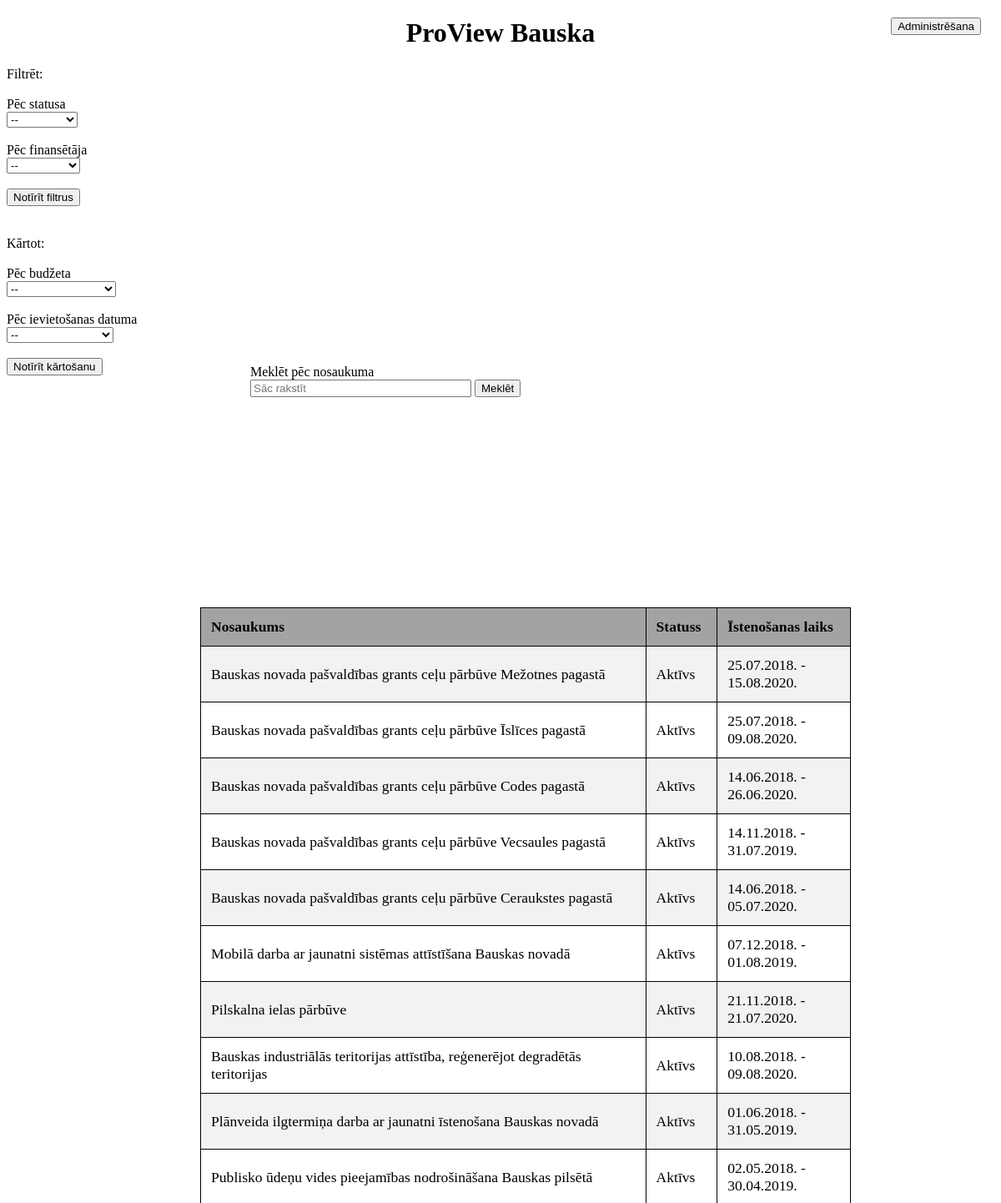
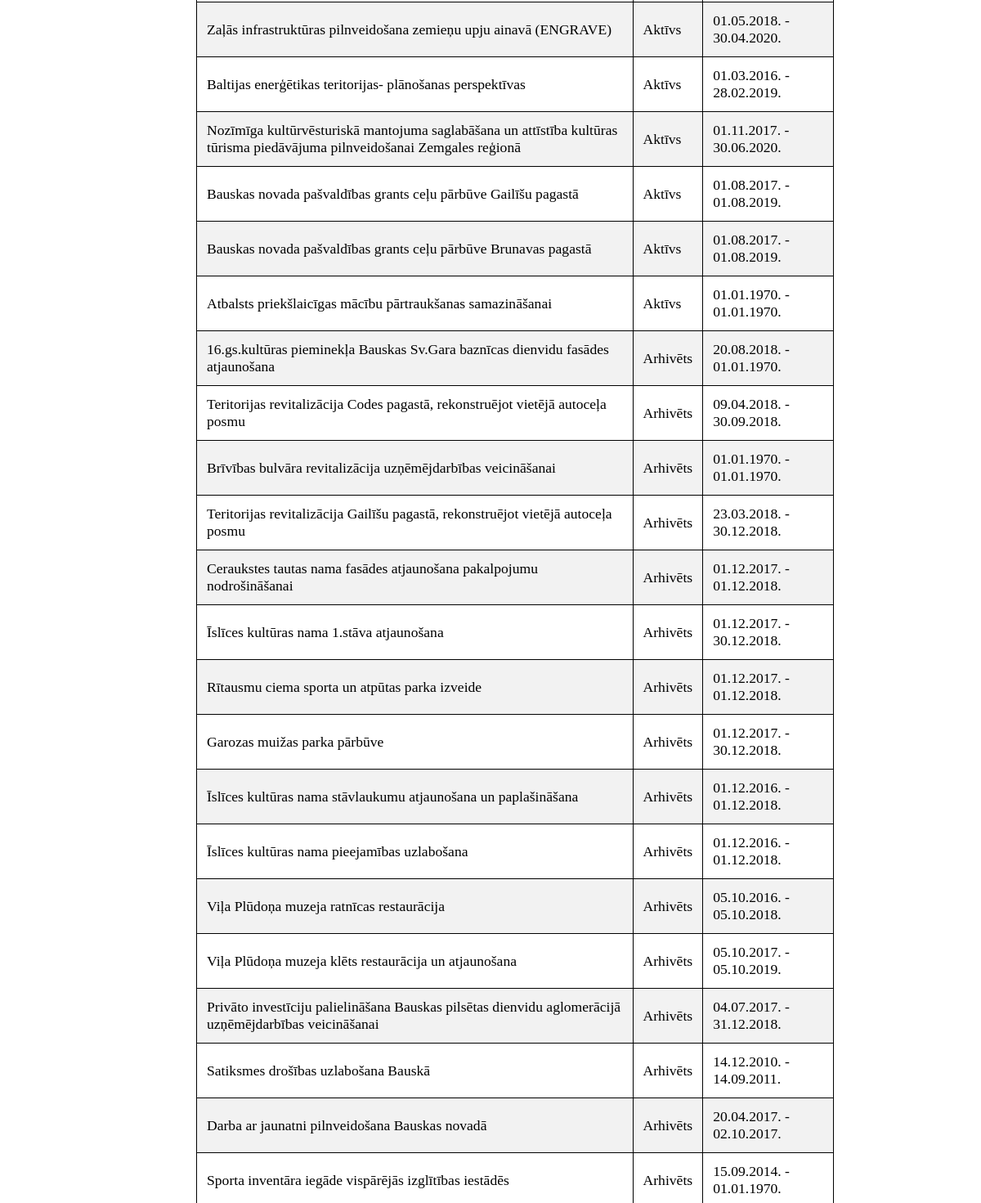
The page / on the database its author committed (2 pictures, top to bottom).
### tables this page shows
CREATE TABLE IF NOT EXISTS `projekti` (
  `ID` int(11) NOT NULL AUTO_INCREMENT,
  `Name` text NOT NULL,
  `Financer` text NOT NULL,
  `Status` text NOT NULL,
  `Number` text,
  `SAM` text,
  `Budget` bigint(11) DEFAULT NULL,
  `Purpose` text,
  `Activities` text,
  `StartDate` date DEFAULT NULL,
  `FinishDate` date DEFAULT NULL,
  `CoordinatorName` text,
  `CoordinatorContacts` text,
  `BudgetSpent` bigint(11) DEFAULT '0',
  `Entry` datetime NOT NULL DEFAULT CURRENT_TIMESTAMP,
  PRIMARY KEY (`ID`),
  KEY `ID` (`ID`)
);

### functions/function.php (called while the page is built, shortened)
<?php
  require_once "connect.php";
  function getProjects($id) {
    global $mysqli;
    if($id){
      $query = "SELECT * FROM projekti WHERE ID = ".$id;
    } else {
      $query = "SELECT * FROM projekti";
    }
    $result = mysqli_query($mysqli, $query);
    if(!$id){
      return resultToArray($result);
    }else{
      return mysqli_fetch_assoc($result);
    };
  };
  function resultToArray($result){
    $array = array();
    while ($row = mysqli_fetch_assoc($result)) {
      $array[] = $row;
    };
    return $array;
  }
 ?>

### index.php (the view, shortened to what this page needs)
<!DOCTYPE html>
<html>
    <head>
      <?php
        require_once "functions/function.php";
        $projects = getProjects("");
       ?>
    </head>
    <body>
        <button id="admin-button" data-href="/admin.php">Administrēšana</button>
        <h1 style="text-align:center;">ProView Bauska</h1>
        <form method="post" class="filter-field"  id="filtering">
          Filtrēt: <br> <br>
          Pēc statusa <br>
          <select size="1" name="status" onchange="filtersubmit()">
              <option value='' selected>--</option>
          </select>
          <br><br>Pēc finansētāja <br>
          <select size="1" name="financer" onchange="filtersubmit()">
              <option value='' selected>--</option>
          </select>
        </form>
        <br>
        <form method="post" class="filter-field">
          <input type="submit" value="Notīrīt filtrus">
        </form>
        <form method="post" class="search-field">
              Meklēt pēc nosaukuma<br>
              <input type="text" size="30" placeholder="Sāc rakstīt" name="search" value="<?php echo isset($_POST['search']) ? $_POST['search'] : '' ?>" maxlength="65534">
              <input type="submit" value="Meklēt">
        </form>
        <br>
        <form method="post" class="sort-field"  id="sorting">
            <br>Kārtot:<br><br>
            Pēc budžeta<br>
            <select size="1" name="budgetsort" onchange="sortsubmit()">
              <option value='' selected>--</option>
            </select>
            <br><br>
            Pēc ievietošanas datuma<br>
            <select size="1" name="entrysort" onchange="sortsubmit()">
              <option value='' selected>--</option>
            </select>
        </form>
        <br>
                <form method="post" class="sort-field">
          <input type="submit" value="Notīrīt kārtošanu">
        </form>
        <br>
        <table class="project-table" align="center">
        <tr class="header">
                <th>Nosaukums</th>
                <th>Statuss</th>
                <th>Īstenošanas laiks</th>
            </tr>
        <?php
          for ($i = 0; $i<count($projects); $i++){
            echo "<tr class='entry' data-href='/individualAbout.php?id=".$projects[$i]["ID"]."'>";
            echo "<td>", $projects[$i]["Name"], "</td>";
            echo "<td>".$projects[$i]["Status"]."</td>";
            echo "<td>".date("d.m.Y.", strtotime($projects[$i]["StartDate"])), " - ", date("d.m.Y.", strtotime($projects[$i]["FinishDate"])),"</td>";
            echo "</tr>";
          };
         ?>
         </table>
    </body>
</html>

### index.php (style rules this page uses)
.project-table { position: absolute; border-collapse: collapse; border: 1px solid black; width: 65%; font-size: 110%; top: 25%; left: 20%; }
.project-table tr:nth-child(even) { background-color: #f2f2f2; }
.project-table th { padding-top: 12px; padding-bottom: 12px; padding-right: 12px; padding-left: 12px; text-align: left; background-color: #a3a3a3; color: black; border: 1px solid black; }
.project-table td { border: 1px solid black; padding-top: 12px; padding-bottom: 12px; padding-right: 12px; padding-left: 12px; }
[data-href] { cursor: pointer; }
.search-field { position: absolute; left: 25%; top: 15%; }
.filter-field { position: sticky; left: 0%; }
.sort-field { position: sticky; left: 0%; }
#admin-button { position: absolute; right: 2% }

### rows shown on the page
projekti: Name "Bauskas novada pašvaldības grants ceļu pārbūve Mežotnes pagastā", Status "Aktīvs", StartDate "25.07.2018.", FinishDate "15.08.2020."
projekti: Name "Bauskas novada pašvaldības grants ceļu pārbūve Īslīces pagastā", Status "Aktīvs", StartDate "25.07.2018.", FinishDate "09.08.2020."
projekti: Name "Bauskas novada pašvaldības grants ceļu pārbūve Codes pagastā", Status "Aktīvs", StartDate "14.06.2018.", FinishDate "26.06.2020."
projekti: Name "Bauskas novada pašvaldības grants ceļu pārbūve Vecsaules pagastā", Status "Aktīvs", StartDate "14.11.2018.", FinishDate "31.07.2019."
projekti: Name "Bauskas novada pašvaldības grants ceļu pārbūve Ceraukstes pagastā", Status "Aktīvs", StartDate "14.06.2018.", FinishDate "05.07.2020."
projekti: Name "Mobilā darba ar jaunatni sistēmas attīstīšana Bauskas novadā", Status "Aktīvs", StartDate "07.12.2018.", FinishDate "01.08.2019."
projekti: Name "Pilskalna ielas pārbūve", Status "Aktīvs", StartDate "21.11.2018.", FinishDate "21.07.2020."
projekti: Name "Bauskas industriālās teritorijas attīstība, reģenerējot degradētās teritorijas", Status "Aktīvs", StartDate "10.08.2018.", FinishDate "09.08.2020."
projekti: Name "Plānveida ilgtermiņa darba ar jaunatni īstenošana Bauskas novadā", Status "Aktīvs", StartDate "01.06.2018.", FinishDate "31.05.2019."
projekti: Name "Publisko ūdeņu vides pieejamības nodrošināšana Bauskas pilsētā", Status "Aktīvs", StartDate "02.05.2018.", FinishDate "30.04.2019."
projekti: Name "Zaļās infrastruktūras pilnveidošana zemieņu upju ainavā (ENGRAVE)", Status "Aktīvs", StartDate "01.05.2018.", FinishDate "30.04.2020."
projekti: Name "Baltijas enerģētikas teritorijas- plānošanas perspektīvas", Status "Aktīvs", StartDate "01.03.2016.", FinishDate "28.02.2019."
projekti: Name "Nozīmīga kultūrvēsturiskā mantojuma saglabāšana un attīstība kultūras tūrisma piedāvājuma pilnveidošanai Zemgales reģionā", Status "Aktīvs", StartDate "01.11.2017.", FinishDate "30.06.2020."
projekti: Name "Bauskas novada pašvaldības grants ceļu pārbūve Gailīšu pagastā", Status "Aktīvs", StartDate "01.08.2017.", FinishDate "01.08.2019."
projekti: Name "Bauskas novada pašvaldības grants ceļu pārbūve Brunavas pagastā", Status "Aktīvs", StartDate "01.08.2017.", FinishDate "01.08.2019."
projekti: Name "Atbalsts priekšlaicīgas mācību pārtraukšanas samazināšanai", Status "Aktīvs", StartDate "01.01.1970.", FinishDate "01.01.1970."
projekti: Name "16.gs.kultūras pieminekļa Bauskas Sv.Gara baznīcas dienvidu fasādes atjaunošana", Status "Arhivēts", StartDate "20.08.2018.", FinishDate "01.01.1970."
projekti: Name "Teritorijas revitalizācija Codes pagastā, rekonstruējot vietējā autoceļa posmu", Status "Arhivēts", StartDate "09.04.2018.", FinishDate "30.09.2018."
projekti: Name "Brīvības bulvāra revitalizācija uzņēmējdarbības veicināšanai", Status "Arhivēts", StartDate "01.01.1970.", FinishDate "01.01.1970."
projekti: Name "Teritorijas revitalizācija Gailīšu pagastā, rekonstruējot vietējā autoceļa posmu", Status "Arhivēts", StartDate "23.03.2018.", FinishDate "30.12.2018."
projekti: Name "Ceraukstes tautas nama fasādes atjaunošana pakalpojumu nodrošināšanai", Status "Arhivēts", StartDate "01.12.2017.", FinishDate "01.12.2018."
projekti: Name "Īslīces kultūras nama 1.stāva atjaunošana", Status "Arhivēts", StartDate "01.12.2017.", FinishDate "30.12.2018."
projekti: Name "Rītausmu ciema sporta un atpūtas parka izveide", Status "Arhivēts", StartDate "01.12.2017.", FinishDate "01.12.2018."
projekti: Name "Garozas muižas parka pārbūve", Status "Arhivēts", StartDate "01.12.2017.", FinishDate "30.12.2018."
projekti: Name "Īslīces kultūras nama stāvlaukumu atjaunošana un paplašināšana", Status "Arhivēts", StartDate "01.12.2016.", FinishDate "01.12.2018."
projekti: Name "Īslīces kultūras nama pieejamības uzlabošana", Status "Arhivēts", StartDate "01.12.2016.", FinishDate "01.12.2018."
projekti: Name "Viļa Plūdoņa muzeja ratnīcas restaurācija", Status "Arhivēts", StartDate "05.10.2016.", FinishDate "05.10.2018."
projekti: Name "Viļa Plūdoņa muzeja klēts restaurācija un atjaunošana", Status "Arhivēts", StartDate "05.10.2017.", FinishDate "05.10.2019."
projekti: Name "Privāto investīciju palielināšana Bauskas pilsētas dienvidu aglomerācijā uzņēmējdarbības veicināšanai", Status "Arhivēts", StartDate "04.07.2017.", FinishDate "31.12.2018."
projekti: Name "Satiksmes drošības uzlabošana Bauskā", Status "Arhivēts", StartDate "14.12.2010.", FinishDate "14.09.2011."
projekti: Name "Darba ar jaunatni pilnveidošana Bauskas novadā", Status "Arhivēts", StartDate "20.04.2017.", FinishDate "02.10.2017."
projekti: Name "Sporta inventāra iegāde vispārējās izglītības iestādēs", Status "Arhivēts", StartDate "15.09.2014.", FinishDate "01.01.1970."
